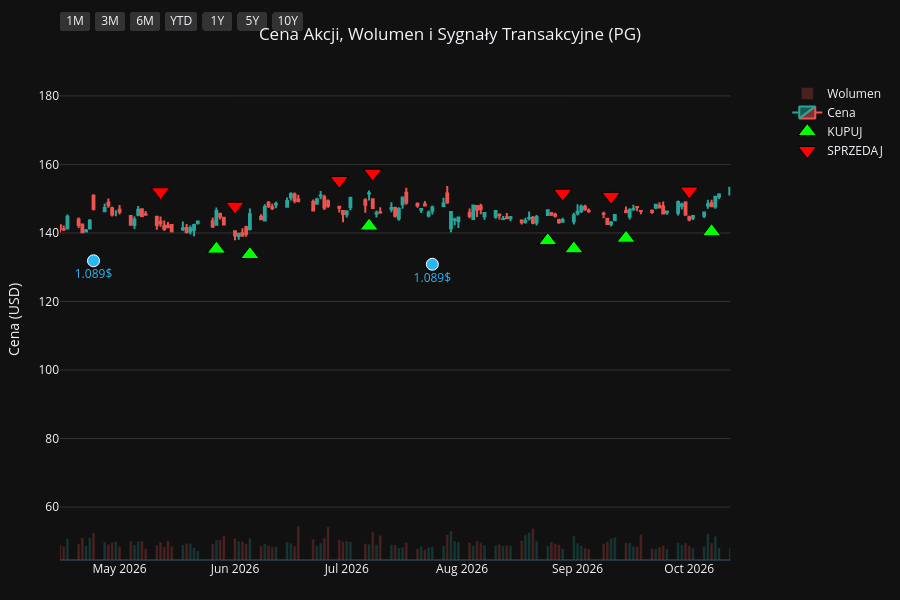
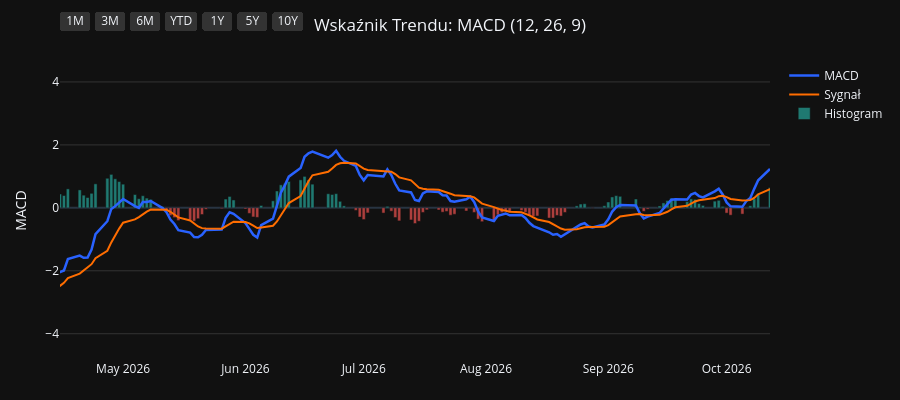
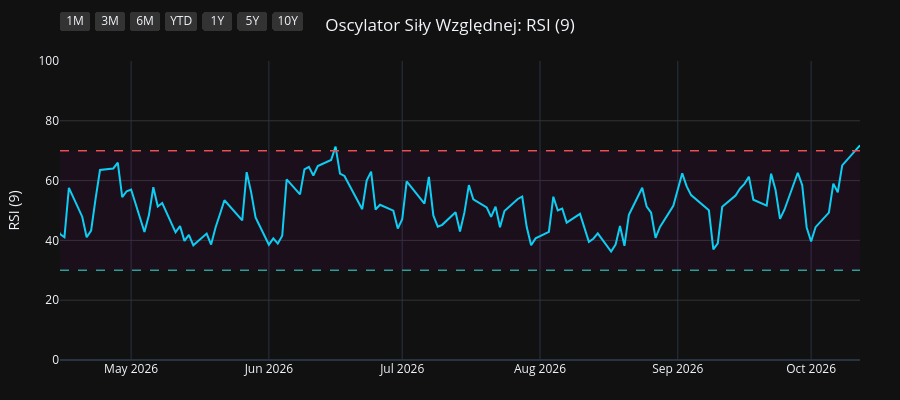
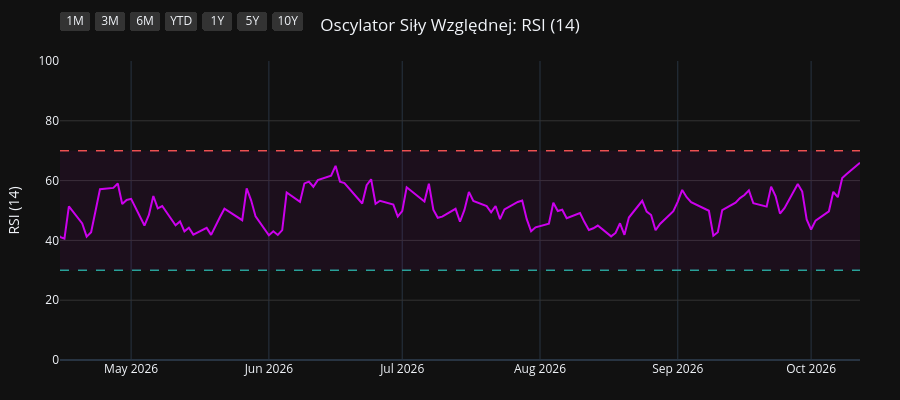

Source (notebook cell) for these figures, in order:
### Code cell
import os
import yfinance as yf
import pandas as pd
import pandas_ta as ta
import plotly.graph_objects as go
from plotly.subplots import make_subplots

# 1. Pobranie i przygotowanie danych
symbol = os.environ.get("STOCK_TICKER", "").strip().upper()
if not symbol:
    raise RuntimeError("Set STOCK_TICKER before running price_extractor.ipynb")
df = yf.Ticker(symbol).history(period="10y")
df.index = df.index.tz_localize(None)

# Wskaźniki i sygnały
df.ta.macd(fast=12, slow=26, signal=9, append=True)
df.ta.rsi(length=9, append=True)
df.ta.rsi(length=14, append=True)
df.ta.rsi(length=21, append=True)
df.dropna(inplace=True)

macd = df['MACD_12_26_9']
signal = df['MACDs_12_26_9']
wczorajszy_macd = macd.shift(1)
wczorajszy_signal = signal.shift(1)

df['Decyzja'] = 'BRAK'
df.loc[(macd > signal) & (wczorajszy_macd <= wczorajszy_signal), 'Decyzja'] = 'KUPUJ'
df.loc[(macd < signal) & (wczorajszy_macd >= wczorajszy_signal), 'Decyzja'] = 'SPRZEDAJ'

df_kupuj = df[df['Decyzja'] == 'KUPUJ']
df_sprzedaj = df[df['Decyzja'] == 'SPRZEDAJ']
df_dywidendy = df[df['Dividends'] > 0]
df_splity = df[df['Stock Splits'] > 0]

# Wspólna konfiguracja osi X
konfiguracja_osi_x = dict(
    type="date",
    showspikes=True, spikemode="across", spikesnap="cursor", spikedash="dot", spikecolor="#ffffff", spikethickness=1, hoverformat="%Y-%m-%d",
    rangeselector=dict(
        buttons=list([
            dict(count=1, label="1M", step="month", stepmode="backward"),
            dict(count=3, label="3M", step="month", stepmode="backward"),
            dict(count=6, label="6M", step="month", stepmode="backward"),
            dict(count=1, label="YTD", step="year", stepmode="todate"),
            dict(count=1, label="1Y", step="year", stepmode="backward"),
            dict(count=5, label="5Y", step="year", stepmode="backward"),
            dict(step="all", label="10Y")
        ]),
        bgcolor="#333333", activecolor="#2962ff", x=0, y=1.1
    )
)

# ==========================================
# WYKRES 1: CENA + WOLUMEN + SYGNAŁY
# ==========================================
fig1 = make_subplots(specs=[[{"secondary_y": True}]])

kolory_wolumenu = ['#26a69a' if row['Close'] >= row['Open'] else '#ef5350' for index, row in df.iterrows()]
fig1.add_trace(go.Bar(x=df.index, y=df['Volume'], marker_color=kolory_wolumenu, opacity=0.25, name='Wolumen'), secondary_y=True)
fig1.add_trace(go.Candlestick(x=df.index, open=df['Open'], high=df['High'], low=df['Low'], close=df['Close'], name='Cena', increasing_line_color='#26a69a', decreasing_line_color='#ef5350'), secondary_y=False)
fig1.add_trace(go.Scatter(x=df_kupuj.index, y=df_kupuj['Low'] * 0.95, customdata=df_kupuj[['Low', 'High']], mode='markers', marker=dict(symbol='triangle-up', size=16, color='#00ff00', line=dict(width=1, color='black')), name='KUPUJ', hovertemplate='KUPUJ<br>Najniższa: %{customdata[0]:.2f}<br>Najwyższa: %{customdata[1]:.2f}<extra></extra>'), secondary_y=False)
fig1.add_trace(go.Scatter(x=df_sprzedaj.index, y=df_sprzedaj['High'] * 1.05, customdata=df_sprzedaj[['Low', 'High']], mode='markers', marker=dict(symbol='triangle-down', size=16, color='#ff0000', line=dict(width=1, color='black')), name='SPRZEDAJ', hovertemplate='SPRZEDAJ<br>Najniższa: %{customdata[0]:.2f}<br>Najwyższa: %{customdata[1]:.2f}<extra></extra>'), secondary_y=False)

if not df_dywidendy.empty:
    fig1.add_trace(go.Scatter(x=df_dywidendy.index, y=df_dywidendy['Low'] * 0.90, mode='markers+text', marker=dict(symbol='circle', size=12, color='#29b6f6', line=dict(width=1, color='white')), text=df_dywidendy['Dividends'].apply(lambda x: f"{x}$"), textposition="bottom center", name='Dywidenda', showlegend=False, hovertemplate='Dywidenda: %{text}<extra></extra>', textfont=dict(color="#29b6f6")), secondary_y=False)
if not df_splity.empty:
                    fig1.add_trace(go.Scatter(x=df_splity.index, y=df_splity['High'], mode='markers+text', marker=dict(symbol='star', size=16, color='#ffee58', line=dict(width=1, color='black')), text=df_splity['Stock Splits'].apply(lambda x: f"{x:g}:1" if x >= 1 else f"1:{1 / x:g}"), textposition="top center", name='Split', hovertemplate='%{text}<extra></extra>', textfont=dict(color="#ffee58")), secondary_y=False)

fig1.update_layout(title=dict(text=f"Cena Akcji, Wolumen i Sygnały Transakcyjne ({symbol})", x=0.5, xanchor='center'), dragmode='pan', xaxis_rangeslider_visible=False, template='plotly_dark', height=600, hovermode='x unified', margin=dict(l=60, r=40, t=60, b=40))
fig1.update_xaxes(**konfiguracja_osi_x)
fig1.update_xaxes(range=[df.index.max() - pd.Timedelta(days=180), df.index.max()])
fig1.update_yaxes(title_text="Cena (USD)", secondary_y=False, gridcolor='#333333')
fig1.update_yaxes(range=[0, df['Volume'].max() * 4], showgrid=False, showticklabels=False, secondary_y=True)
fig1.show(config={'scrollZoom': True})

# ==========================================
# WYKRES 2: WSKAŹNIK MACD
# ==========================================
fig2 = go.Figure()
fig2.add_trace(go.Scatter(x=df.index, y=df['MACD_12_26_9'], line=dict(color='#2962ff', width=2.5), name='MACD'))
fig2.add_trace(go.Scatter(x=df.index, y=df['MACDs_12_26_9'], line=dict(color='#ff6d00', width=2), name='Sygnał'))
kolory_macd = ['#26a69a' if val >= 0 else '#ef5350' for val in df['MACDh_12_26_9']]
fig2.add_trace(go.Bar(x=df.index, y=df['MACDh_12_26_9'], marker_color=kolory_macd, name='Histogram', opacity=0.7))
fig2.update_layout(title=dict(text="Wskaźnik Trendu: MACD (12, 26, 9)", x=0.5, xanchor='center'), dragmode='pan', xaxis_rangeslider_visible=False, template='plotly_dark', height=400, hovermode='x unified', margin=dict(l=60, r=40, t=60, b=40))
fig2.update_xaxes(**konfiguracja_osi_x)
fig2.update_xaxes(range=[df.index.max() - pd.Timedelta(days=180), df.index.max()])
fig2.update_yaxes(title_text="MACD", gridcolor='#333333')
fig2.show(config={'scrollZoom': True})

# ==========================================
# WYKRES 3: OSCYLATOR RSI (9)
# ==========================================
fig3 = go.Figure()
fig3.add_trace(go.Scatter(x=df.index, y=df['RSI_9'], line=dict(color='#00e5ff', width=2), name='RSI (9)'))
fig3.add_hline(y=70, line_dash="dash", line_color="#ef5350", line_width=1.5)
fig3.add_hline(y=30, line_dash="dash", line_color="#26a69a", line_width=1.5)
fig3.add_hrect(y0=30, y1=70, line_width=0, fillcolor="purple", opacity=0.1)
fig3.update_layout(title=dict(text="Oscylator Siły Względnej: RSI (9)", x=0.5, xanchor='center'), dragmode='pan', xaxis_rangeslider_visible=False, template='plotly_dark', height=400, hovermode='x unified', margin=dict(l=60, r=40, t=60, b=40))
fig3.update_xaxes(**konfiguracja_osi_x)
fig3.update_xaxes(range=[df.index.max() - pd.Timedelta(days=180), df.index.max()])
fig3.update_yaxes(title_text="RSI (9)", range=[0, 100], gridcolor='#333333')
fig3.show(config={'scrollZoom': True})

# ==========================================
# WYKRES 4: OSCYLATOR RSI (14)
# ==========================================
fig4 = go.Figure()
fig4.add_trace(go.Scatter(x=df.index, y=df['RSI_14'], line=dict(color='#d500f9', width=2), name='RSI (14)'))
fig4.add_hline(y=70, line_dash="dash", line_color="#ef5350", line_width=1.5)
fig4.add_hline(y=30, line_dash="dash", line_color="#26a69a", line_width=1.5)
fig4.add_hrect(y0=30, y1=70, line_width=0, fillcolor="purple", opacity=0.1)
fig4.update_layout(title=dict(text="Oscylator Siły Względnej: RSI (14)", x=0.5, xanchor='center'), dragmode='pan', xaxis_rangeslider_visible=False, template='plotly_dark', height=400, hovermode='x unified', margin=dict(l=60, r=40, t=60, b=40))
fig4.update_xaxes(**konfiguracja_osi_x)
fig4.update_xaxes(range=[df.index.max() - pd.Timedelta(days=180), df.index.max()])
fig4.update_yaxes(title_text="RSI (14)", range=[0, 100], gridcolor='#333333')
fig4.show(config={'scrollZoom': True})

# ==========================================
# WYKRES 5: OSCYLATOR RSI (21)
# ==========================================
fig5 = go.Figure()
fig5.add_trace(go.Scatter(x=df.index, y=df['RSI_21'], line=dict(color='#64dd17', width=2), name='RSI (21)'))
fig5.add_hline(y=70, line_dash="dash", line_color="#ef5350", line_width=1.5)
fig5.add_hline(y=30, line_dash="dash", line_color="#26a69a", line_width=1.5)
fig5.add_hrect(y0=30, y1=70, line_width=0, fillcolor="purple", opacity=0.1)
fig5.update_layout(title=dict(text="Oscylator Siły Względnej: RSI (21)", x=0.5, xanchor='center'), dragmode='pan', xaxis_rangeslider_visible=False, template='plotly_dark', height=400, hovermode='x unified', margin=dict(l=60, r=40, t=60, b=40))
fig5.update_xaxes(**konfiguracja_osi_x)
fig5.update_xaxes(range=[df.index.max() - pd.Timedelta(days=180), df.index.max()])
fig5.update_yaxes(title_text="RSI (21)", range=[0, 100], gridcolor='#333333')
fig5.show(config={'scrollZoom': True})

### Figure 1 — Plotly figure (JSON) as saved in the notebook; plotly's stock layout.template omitted (floating-point values rounded to 4 significant figures; data arrays with more than 128 entries replaced by an {"elided": "..."} marker saying what was removed)
{"data": [{"marker": {"color": {"elided": "2479 str values"}}, "name": "Wolumen", "opacity": 0.25, "type": "bar", "x": {"elided": "2479 str values"}, "xaxis": "x", "y": {"elided": "2479 int values"}, "yaxis": "y2"}, {"close": {"elided": "2479 float values"}, "decreasing": {"line": {"color": "#ef5350"}}, "high": {"elided": "2479 float values"}, "increasing": {"line": {"color": "#26a69a"}}, "low": {"elided": "2479 float values"}, "name": "Cena", "open": {"elided": "2479 float values"}, "type": "candlestick", "x": {"elided": "2479 str values"}, "xaxis": "x", "yaxis": "y"}, {"customdata": {"elided": "103x2 float values"}, "hovertemplate": "KUPUJ<br>Najniższa: %{customdata[0]:.2f}<br>Najwyższa: %{customdata[1]:.2f}<extra></extra>", "marker": {"color": "#00ff00", "line": {"color": "black", "width": 1}, "size": 16, "symbol": "triangle-up"}, "mode": "markers", "name": "KUPUJ", "type": "scatter", "x": ["2017-01-17T00:00:00", "2017-02-15T00:00:00", "2017-04-18T00:00:00", "2017-04-25T00:00:00", "2017-05-19T00:00:00", "2017-07-18T00:00:00", "2017-09-20T00:00:00", "2017-10-13T00:00:00", "2017-11-08T00:00:00", "2018-01-22T00:00:00", "2018-02-20T00:00:00", "2018-02-22T00:00:00", "2018-03-02T00:00:00", "2018-03-28T00:00:00", "2018-05-09T00:00:00", "2018-07-27T00:00:00", "2018-08-16T00:00:00", "2018-09-19T00:00:00", "2018-10-19T00:00:00", "2018-12-14T00:00:00", "2019-01-18T00:00:00", "2019-01-23T00:00:00", "2019-03-14T00:00:00", "2019-04-08T00:00:00", "2019-04-15T00:00:00", "2019-05-16T00:00:00", "2019-06-07T00:00:00", "2019-07-03T00:00:00", "2019-07-30T00:00:00", "2019-08-16T00:00:00", "2019-08-27T00:00:00", "2019-09-26T00:00:00", "2019-10-23T00:00:00", "2019-11-19T00:00:00", "2019-11-26T00:00:00", "2020-01-15T00:00:00", "2020-02-05T00:00:00", "2020-02-21T00:00:00", "2020-03-30T00:00:00", "2020-05-28T00:00:00", "2020-07-01T00:00:00", "2020-08-25T00:00:00", "2020-10-06T00:00:00", "2020-11-06T00:00:00", "2020-11-12T00:00:00", "2020-12-17T00:00:00", "2021-02-10T00:00:00", "2021-03-08T00:00:00", "2021-05-10T00:00:00", "2021-06-28T00:00:00", "2021-08-13T00:00:00", "2021-09-14T00:00:00", "2021-10-11T00:00:00", "2021-10-26T00:00:00", "2021-12-06T00:00:00", "2022-02-03T00:00:00", "2022-03-18T00:00:00", "2022-06-02T00:00:00", "2022-06-23T00:00:00", "2022-07-25T00:00:00", "2022-08-03T00:00:00", "2022-10-17T00:00:00", "2023-02-17T00:00:00", "2023-04-21T00:00:00", "2023-06-13T00:00:00", "2023-07-20T00:00:00", "2023-09-18T00:00:00", "2023-10-16T00:00:00", "2023-11-30T00:00:00", "2023-12-28T00:00:00", "2024-02-23T00:00:00", "2024-04-19T00:00:00", "2024-06-10T00:00:00", "2024-06-18T00:00:00", "2024-07-17T00:00:00", "2024-08-05T00:00:00", "2024-08-20T00:00:00", "2024-08-30T00:00:00", "2024-10-15T00:00:00", "2024-11-13T00:00:00", "2025-01-22T00:00:00", "2025-02-21T00:00:00", "2025-04-01T00:00:00", "2025-04-14T00:00:00", "2025-05-15T00:00:00", "2025-07-02T00:00:00", "2025-07-22T00:00:00", "2025-08-11T00:00:00", "2025-09-17T00:00:00", "2025-10-20T00:00:00", "2025-11-13T00:00:00", "2025-11-18T00:00:00", "2025-12-16T00:00:00", "2026-01-12T00:00:00", "2026-02-23T00:00:00", "2026-04-08T00:00:00", "2026-05-27T00:00:00", "2026-06-05T00:00:00", "2026-07-07T00:00:00", "2026-08-24T00:00:00", "2026-08-31T00:00:00", "2026-09-14T00:00:00", "2026-10-07T00:00:00"], "xaxis": "x", "y": [61.15, 66.0, 66.39, 66.25, 63.44, 64.76, 70.02, 69.1, 65.26, 68.77, 61.42, 60.74, 59.41, 59.06, 54.85, 61.31, 63.51, 64.63, 66.05, 74.74, 71.42, 73.46, 79.02, 81.2, 82.21, 84.21, 85.12, 88.36, 94.47, 93.51, 95.25, 98.23, 97.5, 96.94, 96.36, 100.0, 101.0, 101.4, 88.71, 93.11, 96.36, 112.4, 113.2, 116.8, 115.7, 113.1, 105.6, 103.4, 112.7, 111.9, 119.2, 121.1, 118.4, 118.7, 126.3, 136.6, 125.3, 121.2, 118.1, 121.9, 120.5, 107.7, 118.4, 134.8, 125.9, 130.0, 134.8, 127.7, 132.6, 128.1, 142.4, 137.4, 148.6, 149.4, 149.7, 150.0, 151.3, 152.7, 155.6, 150.0, 148.9, 151.1, 154.0, 151.0, 145.5, 146.5, 143.0, 141.5, 146.2, 139.6, 137.2, 135.2, 134.4, 131.7, 150.0, 132.8, 135.3, 133.7, 142.0, 137.8, 135.4, 138.5, 140.4], "yaxis": "y"}, {"customdata": {"elided": "103x2 float values"}, "hovertemplate": "SPRZEDAJ<br>Najniższa: %{customdata[0]:.2f}<br>Najwyższa: %{customdata[1]:.2f}<extra></extra>", "marker": {"color": "#ff0000", "line": {"color": "black", "width": 1}, "size": 16, "symbol": "triangle-down"}, "mode": "markers", "name": "SPRZEDAJ", "type": "scatter", "x": ["2017-01-10T00:00:00", "2017-02-14T00:00:00", "2017-03-02T00:00:00", "2017-04-21T00:00:00", "2017-04-26T00:00:00", "2017-06-27T00:00:00", "2017-08-23T00:00:00", "2017-09-21T00:00:00", "2017-10-20T00:00:00", "2018-01-02T00:00:00", "2018-01-23T00:00:00", "2018-02-21T00:00:00", "2018-03-01T00:00:00", "2018-03-22T00:00:00", "2018-04-19T00:00:00", "2018-07-19T00:00:00", "2018-08-10T00:00:00", "2018-08-23T00:00:00", "2018-09-25T00:00:00", "2018-11-20T00:00:00", "2018-12-17T00:00:00", "2019-01-22T00:00:00", "2019-02-25T00:00:00", "2019-04-04T00:00:00", "2019-04-10T00:00:00", "2019-04-23T00:00:00", "2019-05-22T00:00:00", "2019-06-27T00:00:00", "2019-07-23T00:00:00", "2019-08-05T00:00:00", "2019-08-23T00:00:00", "2019-09-10T00:00:00", "2019-10-02T00:00:00", "2019-11-05T00:00:00", "2019-11-22T00:00:00", "2019-12-23T00:00:00", "2020-01-31T00:00:00", "2020-02-11T00:00:00", "2020-02-24T00:00:00", "2020-04-29T00:00:00", "2020-06-24T00:00:00", "2020-08-19T00:00:00", "2020-08-26T00:00:00", "2020-10-22T00:00:00", "2020-11-09T00:00:00", "2020-11-18T00:00:00", "2021-01-13T00:00:00", "2021-02-26T00:00:00", "2021-04-14T00:00:00", "2021-05-27T00:00:00", "2021-08-11T00:00:00", "2021-08-23T00:00:00", "2021-09-16T00:00:00", "2021-10-21T00:00:00", "2021-11-30T00:00:00", "2022-01-06T00:00:00", "2022-02-07T00:00:00", "2022-05-02T00:00:00", "2022-06-09T00:00:00", "2022-07-20T00:00:00", "2022-07-29T00:00:00", "2022-08-24T00:00:00", "2022-12-15T00:00:00", "2023-04-18T00:00:00", "2023-05-04T00:00:00", "2023-07-11T00:00:00", "2023-08-14T00:00:00", "2023-09-20T00:00:00", "2023-11-20T00:00:00", "2023-12-05T00:00:00", "2024-02-12T00:00:00", "2024-02-26T00:00:00", "2024-05-23T00:00:00", "2024-06-12T00:00:00", "2024-06-25T00:00:00", "2024-07-30T00:00:00", "2024-08-15T00:00:00", "2024-08-28T00:00:00", "2024-09-18T00:00:00", "2024-10-23T00:00:00", "2024-12-09T00:00:00", "2025-02-18T00:00:00", "2025-03-12T00:00:00", "2025-04-04T00:00:00", "2025-04-24T00:00:00", "2025-06-06T00:00:00", "2025-07-09T00:00:00", "2025-07-31T00:00:00", "2025-09-15T00:00:00", "2025-09-18T00:00:00", "2025-11-04T00:00:00", "2025-11-17T00:00:00", "2025-12-04T00:00:00", "2026-01-05T00:00:00", "2026-02-19T00:00:00", "2026-03-03T00:00:00", "2026-05-12T00:00:00", "2026-06-01T00:00:00", "2026-06-29T00:00:00", "2026-07-08T00:00:00", "2026-08-28T00:00:00", "2026-09-10T00:00:00", "2026-10-01T00:00:00"], "xaxis": "x", "y": [68.04, 71.65, 74.39, 73.07, 73.66, 73.13, 76.43, 77.95, 74.76, 76.4, 75.54, 68.5, 66.39, 64.91, 63.99, 67.53, 69.72, 71.29, 71.98, 80.69, 83.02, 79.56, 87.1, 89.89, 91.05, 90.91, 93.48, 96.29, 102.0, 102.2, 105.6, 106.5, 108.7, 105.8, 106.7, 111.3, 113.0, 112.4, 112.6, 105.7, 105.7, 122.9, 125.6, 129.4, 133.2, 128.8, 125.1, 115.7, 123.8, 126.9, 132.3, 134.2, 134.1, 131.2, 138.0, 153.5, 151.6, 152.2, 138.0, 135.5, 134.7, 139.2, 144.7, 145.3, 151.0, 143.7, 152.8, 150.2, 147.5, 149.0, 154.9, 158.4, 166.2, 165.8, 167.0, 161.5, 168.8, 170.3, 175.0, 170.3, 173.9, 166.9, 173.0, 174.8, 163.1, 167.4, 160.3, 155.0, 161.7, 162.2, 153.6, 152.0, 151.4, 145.2, 165.5, 167.8, 152.0, 147.8, 155.3, 157.4, 151.6, 150.7, 152.2], "yaxis": "y"}, {"hovertemplate": "Dywidenda: %{text}<extra></extra>", "marker": {"color": "#29b6f6", "line": {"color": "white", "width": 1}, "size": 12, "symbol": "circle"}, "mode": "markers+text", "name": "Dywidenda", "showlegend": false, "text": ["0.67$", "0.69$", "0.69$", "0.69$", "0.69$", "0.717$", "0.717$", "0.717$", "0.717$", "0.746$", "0.746$", "0.746$", "0.746$", "0.791$", "0.791$", "0.791$", "0.791$", "0.87$", "0.87$", "0.87$", "0.87$", "0.913$", "0.913$", "0.913$", "0.913$", "0.941$", "0.941$", "0.941$", "0.941$", "1.007$", "1.007$", "1.007$", "1.007$", "1.057$", "1.057$", "1.057$", "1.057$", "1.089$", "1.089$"], "textfont": {"color": "#29b6f6"}, "textposition": "bottom center", "type": "scatter", "x": ["2017-01-18T00:00:00", "2017-04-19T00:00:00", "2017-07-19T00:00:00", "2017-10-19T00:00:00", "2018-01-18T00:00:00", "2018-04-19T00:00:00", "2018-07-19T00:00:00", "2018-10-18T00:00:00", "2019-01-17T00:00:00", "2019-04-17T00:00:00", "2019-07-18T00:00:00", "2019-10-17T00:00:00", "2020-01-23T00:00:00", "2020-04-23T00:00:00", "2020-07-23T00:00:00", "2020-10-22T00:00:00", "2021-01-21T00:00:00", "2021-04-22T00:00:00", "2021-07-22T00:00:00", "2021-10-21T00:00:00", "2022-01-20T00:00:00", "2022-04-21T00:00:00", "2022-07-21T00:00:00", "2022-10-20T00:00:00", "2023-01-19T00:00:00", "2023-04-20T00:00:00", "2023-07-20T00:00:00", "2023-10-19T00:00:00", "2024-01-18T00:00:00", "2024-04-18T00:00:00", "2024-07-19T00:00:00", "2024-10-18T00:00:00", "2025-01-24T00:00:00", "2025-04-21T00:00:00", "2025-07-18T00:00:00", "2025-10-24T00:00:00", "2026-01-23T00:00:00", "2026-04-24T00:00:00", "2026-07-24T00:00:00"], "xaxis": "x", "y": [58.89, 62.78, 61.93, 64.92, 64.36, 53.75, 56.93, 58.99, 67.15, 78.85, 86.48, 88.36, 94.3, 90.63, 97.04, 109.6, 102.0, 105.4, 108.2, 110.8, 128.2, 130.8, 112.6, 103.4, 116.8, 124.3, 123.2, 123.2, 123.7, 132.2, 142.5, 144.5, 140.8, 142.7, 134.3, 133.4, 132.8, 131.9, 130.9], "yaxis": "y"}], "layout": {"dragmode": "pan", "height": 600, "hovermode": "x unified", "margin": {"b": 40, "l": 60, "r": 40, "t": 60}, "title": {"text": "Cena Akcji, Wolumen i Sygnały Transakcyjne (PG)", "x": 0.5, "xanchor": "center"}, "xaxis": {"anchor": "y", "domain": [0.0, 0.94], "hoverformat": "%Y-%m-%d", "range": ["2026-04-15T00:00:00", "2026-10-12T00:00:00"], "rangeselector": {"activecolor": "#2962ff", "bgcolor": "#333333", "buttons": [{"count": 1, "label": "1M", "step": "month", "stepmode": "backward"}, {"count": 3, "label": "3M", "step": "month", "stepmode": "backward"}, {"count": 6, "label": "6M", "step": "month", "stepmode": "backward"}, {"count": 1, "label": "YTD", "step": "year", "stepmode": "todate"}, {"count": 1, "label": "1Y", "step": "year", "stepmode": "backward"}, {"count": 5, "label": "5Y", "step": "year", "stepmode": "backward"}, {"label": "10Y", "step": "all"}], "x": 0, "y": 1.1}, "rangeslider": {"visible": false}, "showspikes": true, "spikecolor": "#ffffff", "spikedash": "dot", "spikemode": "across", "spikesnap": "cursor", "spikethickness": 1, "type": "date"}, "yaxis": {"anchor": "x", "domain": [0.0, 1.0], "gridcolor": "#333333", "title": {"text": "Cena (USD)"}}, "yaxis2": {"anchor": "x", "overlaying": "y", "range": [0, 242483600], "showgrid": false, "showticklabels": false, "side": "right"}}}

### Figure 2 — Plotly figure (JSON) as saved in the notebook; plotly's stock layout.template omitted (floating-point values rounded to 4 significant figures; data arrays with more than 128 entries replaced by an {"elided": "..."} marker saying what was removed)
{"data": [{"line": {"color": "#2962ff", "width": 2.5}, "name": "MACD", "type": "scatter", "x": {"elided": "2479 str values"}, "y": {"elided": "2479 float values"}}, {"line": {"color": "#ff6d00", "width": 2}, "name": "Sygnał", "type": "scatter", "x": {"elided": "2479 str values"}, "y": {"elided": "2479 float values"}}, {"marker": {"color": {"elided": "2479 str values"}}, "name": "Histogram", "opacity": 0.7, "type": "bar", "x": {"elided": "2479 str values"}, "y": {"elided": "2479 float values"}}], "layout": {"dragmode": "pan", "height": 400, "hovermode": "x unified", "margin": {"b": 40, "l": 60, "r": 40, "t": 60}, "title": {"text": "Wskaźnik Trendu: MACD (12, 26, 9)", "x": 0.5, "xanchor": "center"}, "xaxis": {"hoverformat": "%Y-%m-%d", "range": ["2026-04-15T00:00:00", "2026-10-12T00:00:00"], "rangeselector": {"activecolor": "#2962ff", "bgcolor": "#333333", "buttons": [{"count": 1, "label": "1M", "step": "month", "stepmode": "backward"}, {"count": 3, "label": "3M", "step": "month", "stepmode": "backward"}, {"count": 6, "label": "6M", "step": "month", "stepmode": "backward"}, {"count": 1, "label": "YTD", "step": "year", "stepmode": "todate"}, {"count": 1, "label": "1Y", "step": "year", "stepmode": "backward"}, {"count": 5, "label": "5Y", "step": "year", "stepmode": "backward"}, {"label": "10Y", "step": "all"}], "x": 0, "y": 1.1}, "rangeslider": {"visible": false}, "showspikes": true, "spikecolor": "#ffffff", "spikedash": "dot", "spikemode": "across", "spikesnap": "cursor", "spikethickness": 1, "type": "date"}, "yaxis": {"gridcolor": "#333333", "title": {"text": "MACD"}}}}

### Figure 3 — Plotly figure (JSON) as saved in the notebook; plotly's stock layout.template omitted (floating-point values rounded to 4 significant figures; data arrays with more than 128 entries replaced by an {"elided": "..."} marker saying what was removed)
{"data": [{"line": {"color": "#00e5ff", "width": 2}, "name": "RSI (9)", "type": "scatter", "x": {"elided": "2479 str values"}, "y": {"elided": "2479 float values"}}], "layout": {"dragmode": "pan", "height": 400, "hovermode": "x unified", "margin": {"b": 40, "l": 60, "r": 40, "t": 60}, "shapes": [{"line": {"color": "#ef5350", "dash": "dash", "width": 1.5}, "type": "line", "x0": 0, "x1": 1, "xref": "x domain", "y0": 70, "y1": 70, "yref": "y"}, {"line": {"color": "#26a69a", "dash": "dash", "width": 1.5}, "type": "line", "x0": 0, "x1": 1, "xref": "x domain", "y0": 30, "y1": 30, "yref": "y"}, {"fillcolor": "purple", "line": {"width": 0}, "opacity": 0.1, "type": "rect", "x0": 0, "x1": 1, "xref": "x domain", "y0": 30, "y1": 70, "yref": "y"}], "title": {"text": "Oscylator Siły Względnej: RSI (9)", "x": 0.5, "xanchor": "center"}, "xaxis": {"hoverformat": "%Y-%m-%d", "range": ["2026-04-15T00:00:00", "2026-10-12T00:00:00"], "rangeselector": {"activecolor": "#2962ff", "bgcolor": "#333333", "buttons": [{"count": 1, "label": "1M", "step": "month", "stepmode": "backward"}, {"count": 3, "label": "3M", "step": "month", "stepmode": "backward"}, {"count": 6, "label": "6M", "step": "month", "stepmode": "backward"}, {"count": 1, "label": "YTD", "step": "year", "stepmode": "todate"}, {"count": 1, "label": "1Y", "step": "year", "stepmode": "backward"}, {"count": 5, "label": "5Y", "step": "year", "stepmode": "backward"}, {"label": "10Y", "step": "all"}], "x": 0, "y": 1.1}, "rangeslider": {"visible": false}, "showspikes": true, "spikecolor": "#ffffff", "spikedash": "dot", "spikemode": "across", "spikesnap": "cursor", "spikethickness": 1, "type": "date"}, "yaxis": {"gridcolor": "#333333", "range": [0, 100], "title": {"text": "RSI (9)"}}}}

### Figure 4 — Plotly figure (JSON) as saved in the notebook; plotly's stock layout.template omitted (floating-point values rounded to 4 significant figures; data arrays with more than 128 entries replaced by an {"elided": "..."} marker saying what was removed)
{"data": [{"line": {"color": "#d500f9", "width": 2}, "name": "RSI (14)", "type": "scatter", "x": {"elided": "2479 str values"}, "y": {"elided": "2479 float values"}}], "layout": {"dragmode": "pan", "height": 400, "hovermode": "x unified", "margin": {"b": 40, "l": 60, "r": 40, "t": 60}, "shapes": [{"line": {"color": "#ef5350", "dash": "dash", "width": 1.5}, "type": "line", "x0": 0, "x1": 1, "xref": "x domain", "y0": 70, "y1": 70, "yref": "y"}, {"line": {"color": "#26a69a", "dash": "dash", "width": 1.5}, "type": "line", "x0": 0, "x1": 1, "xref": "x domain", "y0": 30, "y1": 30, "yref": "y"}, {"fillcolor": "purple", "line": {"width": 0}, "opacity": 0.1, "type": "rect", "x0": 0, "x1": 1, "xref": "x domain", "y0": 30, "y1": 70, "yref": "y"}], "title": {"text": "Oscylator Siły Względnej: RSI (14)", "x": 0.5, "xanchor": "center"}, "xaxis": {"hoverformat": "%Y-%m-%d", "range": ["2026-04-15T00:00:00", "2026-10-12T00:00:00"], "rangeselector": {"activecolor": "#2962ff", "bgcolor": "#333333", "buttons": [{"count": 1, "label": "1M", "step": "month", "stepmode": "backward"}, {"count": 3, "label": "3M", "step": "month", "stepmode": "backward"}, {"count": 6, "label": "6M", "step": "month", "stepmode": "backward"}, {"count": 1, "label": "YTD", "step": "year", "stepmode": "todate"}, {"count": 1, "label": "1Y", "step": "year", "stepmode": "backward"}, {"count": 5, "label": "5Y", "step": "year", "stepmode": "backward"}, {"label": "10Y", "step": "all"}], "x": 0, "y": 1.1}, "rangeslider": {"visible": false}, "showspikes": true, "spikecolor": "#ffffff", "spikedash": "dot", "spikemode": "across", "spikesnap": "cursor", "spikethickness": 1, "type": "date"}, "yaxis": {"gridcolor": "#333333", "range": [0, 100], "title": {"text": "RSI (14)"}}}}
